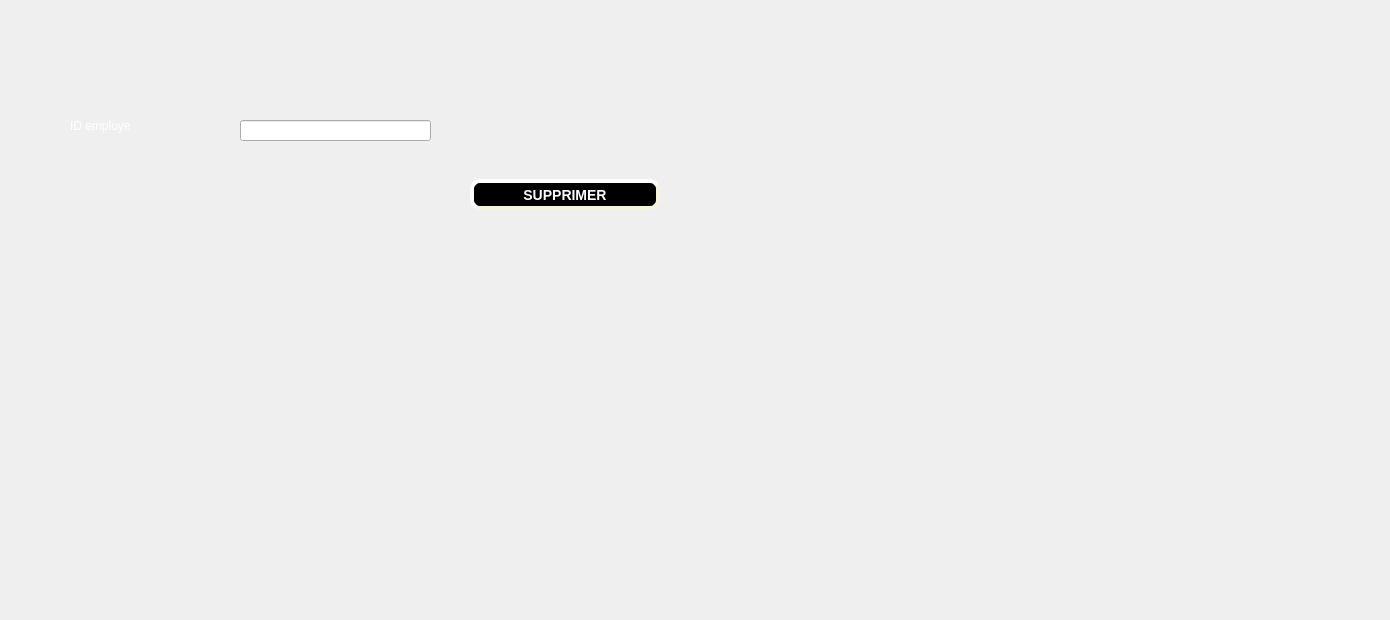
          <widget class="QWidget" name="tab_3">
           <attribute name="title">
            <string>supprimer</string>
           </attribute>
           <widget class="QPushButton" name="SUPPRIMER8BUTTON">
            <property name="geometry">
             <rect>
              <x>470</x>
              <y>179</y>
              <width>190</width>
              <height>31</height>
             </rect>
            </property>
            <property name="styleSheet">
             <string notr="true">background-color: rgb(0, 0, 0);
color: rgb(255, 255, 255);
     border-style: outset;
     border-width: 4px;
     border-radius: 10px;
     border-color: beige;
     font: bold 14px;
     min-width: 10em;
     padding: 6px</string>
            </property>
            <property name="text">
             <string>SUPPRIMER</string>
            </property>
           </widget>
           <widget class="QLabel" name="label_6">
            <property name="geometry">
             <rect>
              <x>70</x>
              <y>110</y>
              <width>151</width>
              <height>31</height>
             </rect>
            </property>
            <property name="styleSheet">
             <string notr="true">color: rgb(255, 255, 255);</string>
            </property>
            <property name="text">
             <string>ID employe</string>
            </property>
           </widget>
           <widget class="QLineEdit" name="lineEdit_2">
            <property name="geometry">
             <rect>
              <x>240</x>
              <y>120</y>
              <width>191</width>
              <height>21</height>
             </rect>
            </property>
            <property name="focusPolicy">
             <enum>Qt::ClickFocus</enum>
            </property>
            <property name="styleSheet">
             <string notr="true">font: 10pt &quot;MS Shell Dlg 2&quot;;</string>
            </property>
           </widget>
           <widget class="QLabel" name="label_47">
            <property name="geometry">
             <rect>
              <x>-110</x>
              <y>-40</y>
              <width>1381</width>
              <height>611</height>
             </rect>
            </property>
            <property name="text">
             <string/>
            </property>
            <property name="pixmap">
             <pixmap resource="image.qrc">:/panneau-clap-film-fond-rose-pour-equipement-tournage_9555-779.jpg</pixmap>
            </property>
            <property name="scaledContents">
             <bool>true</bool>
            </property>
           </widget>
           <zorder>label_47</zorder>
           <zorder>SUPPRIMER8BUTTON</zorder>
           <zorder>label_6</zorder>
           <zorder>lineEdit_2</zorder>
          </widget>
